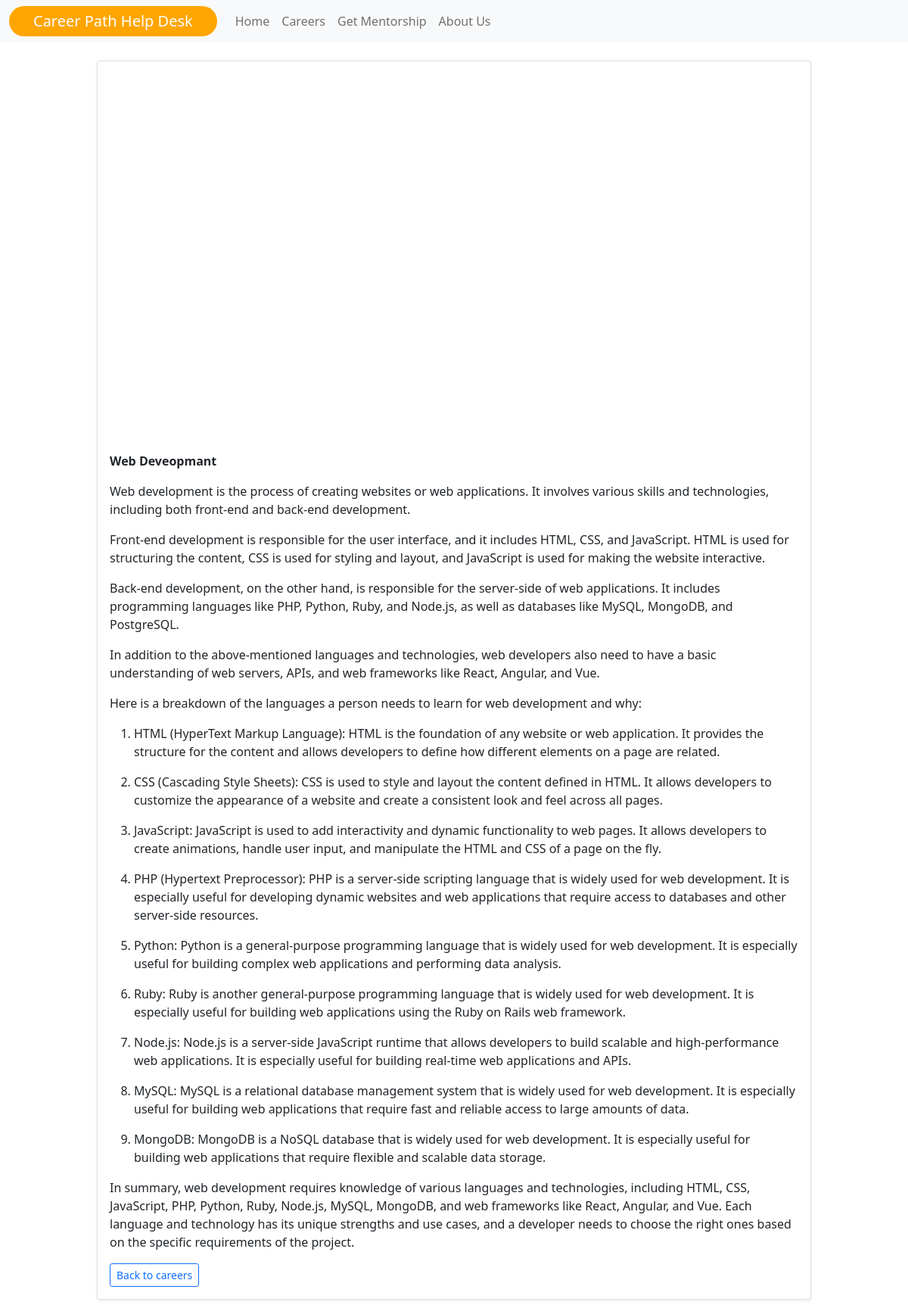
/careers/7, run on the app's committed database.
### main/models.py (models this page shows)
class Career(db.Model):
    id = db.Column(db.Integer(), primary_key=True)
    career_name = db.Column(db.String(), unique=True, nullable=False)
    description = db.Column(db.String(), nullable=False)
    content = db.Column(db.String(), nullable=False)
    img = db.Column(db.Text(), nullable=False)
    img_name = db.Column(db.Text(), nullable=False)
    mimetype = db.Column(db.Text(), nullable=False)

### main/routes.py (the view)
@app.route('/careers/<int:id>')
def career(id):
    career = Career.query.get_or_404(id)
    return render_template('careers.html', career=career)

### main/templates/careers.html (shortened to what this page needs)
{% extends 'index.html' %}
{% block content %}
        <div id="sigle-career" class="card shadow-sm">
            <svg class="bd-placeholder-img card-img-top" width="100%" height="500" xmlns="http://www.w3.org/2000/svg" role="img" aria-label="Placeholder: Thumbnail" preserveAspectRatio="xMidYMid slice" focusable="false" style="background-size: cover; ">
            </svg>
            <div class="card-body">
              <p class="card-text"><strong>{{ career.career_name }}</strong> </p>
              <p class="card-text">{{ career.content|safe }}</p>
              <div class="d-flex justify-content-between align-items-center">
                <div class="btn-group">
                  <a type="button" class="btn btn-sm btn-outline-primary" href="{{ url_for('careers')}}">Back to careers</a>
                </div>
              </div>
            </div>
        </div>
{% endblock %}

### main/static/css/styles.css (style rules this page uses)
.bd-placeholder-img { font-size: 1.125rem; background-position: center; text-anchor: middle; -webkit-user-select: none; -moz-user-select: none; user-select: none; }

### data on the page
Career: career_name "Web Deveopmant", content "Web development is the process of creating websites or web applications. It involves various skills and technologies, including both front-end and back-end development. Front-end development is responsible for the user interface, and it includes HTML, CSS, and JavaScript. HTML is used for structuring the content, CSS is used for styling and layout, and JavaScript is used for making the website interactive. Back-end development, on the other hand, is responsible for the server-side of web applications. It includes programming languages like PHP, Python, Ruby, and Node.js, as well as databases like MySQL, MongoDB, and PostgreSQL. In addition to the above-mentioned languages and technologies,…"
